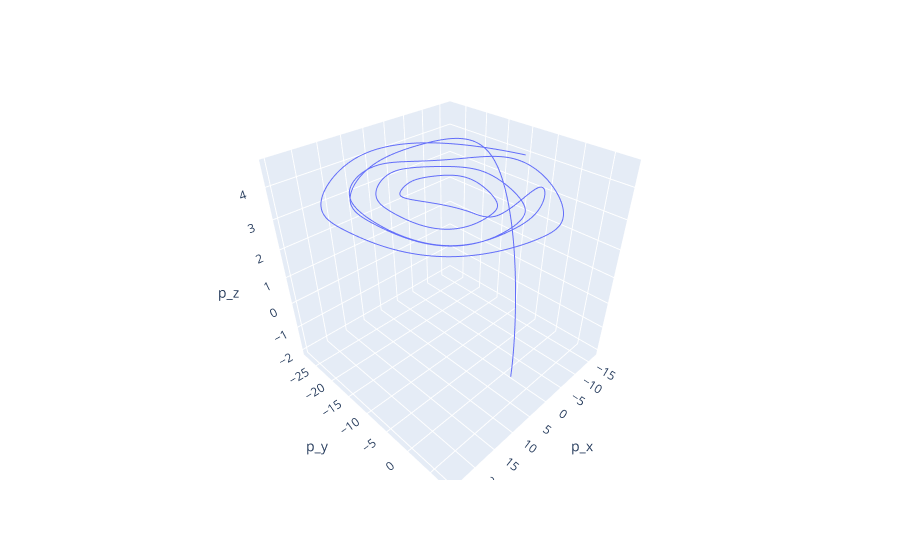

Source (notebook cell):
### Markdown cell above
**Megoldás:** 2. Az adatok ábrázolása

### Code cell
# Notebook-kompatibilitás
from plotly.offline import init_notebook_mode
init_notebook_mode(connected=True)

# Plotly beolvasása
import plotly.express as px

# Az egyes tengelyek a dataframe egyes oszlopai
fig = px.line_3d(df, x='p_x', y='p_y', z='p_z')
fig.show()

### Figure 1 — Plotly figure (JSON) as saved in the notebook; plotly's stock layout.template omitted (floating-point values rounded to 4 significant figures; data arrays with more than 128 entries replaced by an {"elided": "..."} marker saying what was removed)
{"data": [{"hovertemplate": "p_x=%{x}<br>p_y=%{y}<br>p_z=%{z}<extra></extra>", "legendgroup": "", "line": {"color": "#636efa", "dash": "solid"}, "marker": {"symbol": "circle"}, "mode": "lines", "name": "", "scene": "scene", "showlegend": false, "type": "scatter3d", "x": {"elided": "3781 float values"}, "y": {"elided": "3781 float values"}, "z": {"elided": "3781 float values"}}], "layout": {"legend": {"tracegroupgap": 0}, "margin": {"t": 60}, "scene": {"domain": {"x": [0, 1], "y": [0, 1]}, "xaxis": {"title": {"text": "p_x"}}, "yaxis": {"title": {"text": "p_y"}}, "zaxis": {"title": {"text": "p_z"}}}}}
